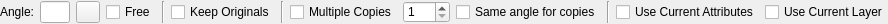
<?xml version="1.0" encoding="UTF-8"?>
<ui version="4.0">
 <class>LC_MoveRotateOptionsWidget</class>
 <widget class="QWidget" name="LC_MoveRotateOptionsWidget">
  <property name="geometry">
   <rect>
    <x>0</x>
    <y>0</y>
    <width>888</width>
    <height>24</height>
   </rect>
  </property>
  <property name="sizePolicy">
   <sizepolicy hsizetype="Preferred" vsizetype="Preferred">
    <horstretch>0</horstretch>
    <verstretch>0</verstretch>
   </sizepolicy>
  </property>
  <property name="minimumSize">
   <size>
    <width>128</width>
    <height>22</height>
   </size>
  </property>
  <property name="maximumSize">
   <size>
    <width>16777215</width>
    <height>16777215</height>
   </size>
  </property>
  <property name="windowTitle">
   <string>Move Rotate Options</string>
  </property>
  <layout class="QGridLayout" name="gridLayout">
   <property name="leftMargin">
    <number>0</number>
   </property>
   <property name="topMargin">
    <number>1</number>
   </property>
   <property name="rightMargin">
    <number>0</number>
   </property>
   <property name="bottomMargin">
    <number>1</number>
   </property>
   <item row="0" column="12">
    <widget class="QCheckBox" name="cbCurrentAttr">
     <property name="toolTip">
      <string>If checked, current attributes will be applied to created entities, otherwise original ones will be used. </string>
     </property>
     <property name="text">
      <string>Use Current Attributes</string>
     </property>
    </widget>
   </item>
   <item row="0" column="9">
    <widget class="QSpinBox" name="sbNumberOfCopies">
     <property name="toolTip">
      <string>Number of copies.</string>
     </property>
     <property name="minimum">
      <number>1</number>
     </property>
     <property name="maximum">
      <number>100</number>
     </property>
    </widget>
   </item>
   <item row="0" column="11">
    <widget class="Line" name="line">
     <property name="orientation">
      <enum>Qt::Orientation::Vertical</enum>
     </property>
    </widget>
   </item>
   <item row="0" column="6">
    <widget class="QCheckBox" name="cbKeepOriginals">
     <property name="toolTip">
      <string>If checked, original entities will survive, otherwise they will be removed. </string>
     </property>
     <property name="text">
      <string>Keep Originals</string>
     </property>
    </widget>
   </item>
   <item row="0" column="10">
    <widget class="QCheckBox" name="cbSameAngleForCopies">
     <property name="toolTip">
      <string>If checked, all copies will be rotated by the same angle. Otherwise, angle will be proportional to number of each copy. </string>
     </property>
     <property name="text">
      <string>Same angle for copies</string>
     </property>
    </widget>
   </item>
   <item row="0" column="0">
    <widget class="QLabel" name="label">
     <property name="text">
      <string>Angle:</string>
     </property>
    </widget>
   </item>
   <item row="0" column="14">
    <spacer name="horizontalSpacer">
     <property name="orientation">
      <enum>Qt::Orientation::Horizontal</enum>
     </property>
     <property name="sizeHint" stdset="0">
      <size>
       <width>0</width>
       <height>20</height>
      </size>
     </property>
    </spacer>
   </item>
   <item row="0" column="7">
    <widget class="Line" name="line_2">
     <property name="orientation">
      <enum>Qt::Orientation::Vertical</enum>
     </property>
    </widget>
   </item>
   <item row="0" column="5">
    <widget class="Line" name="line_3">
     <property name="orientation">
      <enum>Qt::Orientation::Vertical</enum>
     </property>
    </widget>
   </item>
   <item row="0" column="4">
    <widget class="QCheckBox" name="cbFreeAngle">
     <property name="toolTip">
      <string>If checked, rotation angle is defined by mouse. Otherwise, specified value is used.</string>
     </property>
     <property name="text">
      <string>Free</string>
     </property>
    </widget>
   </item>
   <item row="0" column="13">
    <widget class="QCheckBox" name="cbCurrentLayer">
     <property name="toolTip">
      <string>If checked, created entities will be placed into current layer, otherwise they will be in original layers. </string>
     </property>
     <property name="text">
      <string>Use Current Layer</string>
     </property>
    </widget>
   </item>
   <item row="0" column="2">
    <widget class="QLineEdit" name="leAngle">
     <property name="sizePolicy">
      <sizepolicy hsizetype="Preferred" vsizetype="Preferred">
       <horstretch>0</horstretch>
       <verstretch>0</verstretch>
      </sizepolicy>
     </property>
     <property name="maximumSize">
      <size>
       <width>60</width>
       <height>16777215</height>
      </size>
     </property>
     <property name="toolTip">
      <string>Rotation angle. </string>
     </property>
    </widget>
   </item>
   <item row="0" column="8">
    <widget class="QCheckBox" name="cbMultipleCopies">
     <property name="toolTip">
      <string>If checked, multiple copies will be created. </string>
     </property>
     <property name="text">
      <string>Multiple Copies</string>
     </property>
    </widget>
   </item>
   <item row="0" column="3">
    <widget class="QToolButton" name="tbPickAngle">
     <property name="toolTip">
      <string>Pick angle from drawing</string>
     </property>
     <property name="text">
      <string/>
     </property>
     <property name="icon">
      <iconset resource="../../../../res/icons/icons.qrc">
       <normaloff>:/icons/interactive_pick_angle.lci</normaloff>:/icons/interactive_pick_angle.lci</iconset>
     </property>
    </widget>
   </item>
  </layout>
 </widget>
 <layoutdefault spacing="6" margin="11"/>
 <resources>
  <include location="../../../../res/icons/icons.qrc"/>
 </resources>
 <connections/>
</ui>
